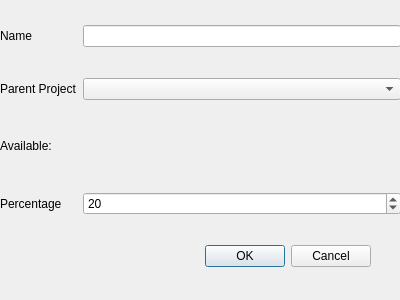
<?xml version="1.0" encoding="UTF-8"?>
<ui version="4.0">
 <class>addSubprojectDialog</class>
 <widget class="QDialog" name="addSubprojectDialog">
  <property name="geometry">
   <rect>
    <x>0</x>
    <y>0</y>
    <width>400</width>
    <height>300</height>
   </rect>
  </property>
  <property name="windowTitle">
   <string>Dialog</string>
  </property>
  <widget class="QDialogButtonBox" name="buttonBox">
   <property name="geometry">
    <rect>
     <x>30</x>
     <y>240</y>
     <width>341</width>
     <height>32</height>
    </rect>
   </property>
   <property name="orientation">
    <enum>Qt::Orientation::Horizontal</enum>
   </property>
   <property name="standardButtons">
    <set>QDialogButtonBox::StandardButton::Cancel|QDialogButtonBox::StandardButton::Ok</set>
   </property>
  </widget>
  <widget class="QWidget" name="gridLayoutWidget">
   <property name="geometry">
    <rect>
     <x>0</x>
     <y>0</y>
     <width>401</width>
     <height>241</height>
    </rect>
   </property>
   <layout class="QGridLayout" name="gridLayout">
    <item row="1" column="1">
     <widget class="QComboBox" name="ParentDropdown">
      <property name="placeholderText">
       <string>&lt;Select a Parent&gt;</string>
      </property>
     </widget>
    </item>
    <item row="1" column="0">
     <widget class="QLabel" name="label_2">
      <property name="text">
       <string>Parent Project</string>
      </property>
     </widget>
    </item>
    <item row="3" column="1">
     <widget class="QSpinBox" name="PercentField">
      <property name="minimum">
       <number>5</number>
      </property>
      <property name="maximum">
       <number>100</number>
      </property>
      <property name="singleStep">
       <number>5</number>
      </property>
      <property name="value">
       <number>20</number>
      </property>
     </widget>
    </item>
    <item row="0" column="0">
     <widget class="QLabel" name="label">
      <property name="text">
       <string>Name</string>
      </property>
     </widget>
    </item>
    <item row="0" column="1">
     <widget class="QLineEdit" name="NameField">
      <property name="maxLength">
       <number>50</number>
      </property>
     </widget>
    </item>
    <item row="2" column="0">
     <widget class="QLabel" name="label_4">
      <property name="text">
       <string>Available:</string>
      </property>
     </widget>
    </item>
    <item row="3" column="0">
     <widget class="QLabel" name="label_3">
      <property name="text">
       <string>Percentage</string>
      </property>
     </widget>
    </item>
    <item row="2" column="1">
     <widget class="QLabel" name="PercentHint">
      <property name="sizePolicy">
       <sizepolicy hsizetype="Preferred" vsizetype="MinimumExpanding">
        <horstretch>0</horstretch>
        <verstretch>0</verstretch>
       </sizepolicy>
      </property>
      <property name="maximumSize">
       <size>
        <width>16777215</width>
        <height>30</height>
       </size>
      </property>
      <property name="toolTip">
       <string extracomment="Default HALF of the available fraction"/>
      </property>
      <property name="text">
       <string/>
      </property>
     </widget>
    </item>
   </layout>
  </widget>
 </widget>
 <resources/>
 <connections>
  <connection>
   <sender>buttonBox</sender>
   <signal>accepted()</signal>
   <receiver>addSubprojectDialog</receiver>
   <slot>accept()</slot>
   <hints>
    <hint type="sourcelabel">
     <x>248</x>
     <y>254</y>
    </hint>
    <hint type="destinationlabel">
     <x>157</x>
     <y>274</y>
    </hint>
   </hints>
  </connection>
  <connection>
   <sender>buttonBox</sender>
   <signal>rejected()</signal>
   <receiver>addSubprojectDialog</receiver>
   <slot>reject()</slot>
   <hints>
    <hint type="sourcelabel">
     <x>316</x>
     <y>260</y>
    </hint>
    <hint type="destinationlabel">
     <x>286</x>
     <y>274</y>
    </hint>
   </hints>
  </connection>
 </connections>
</ui>
